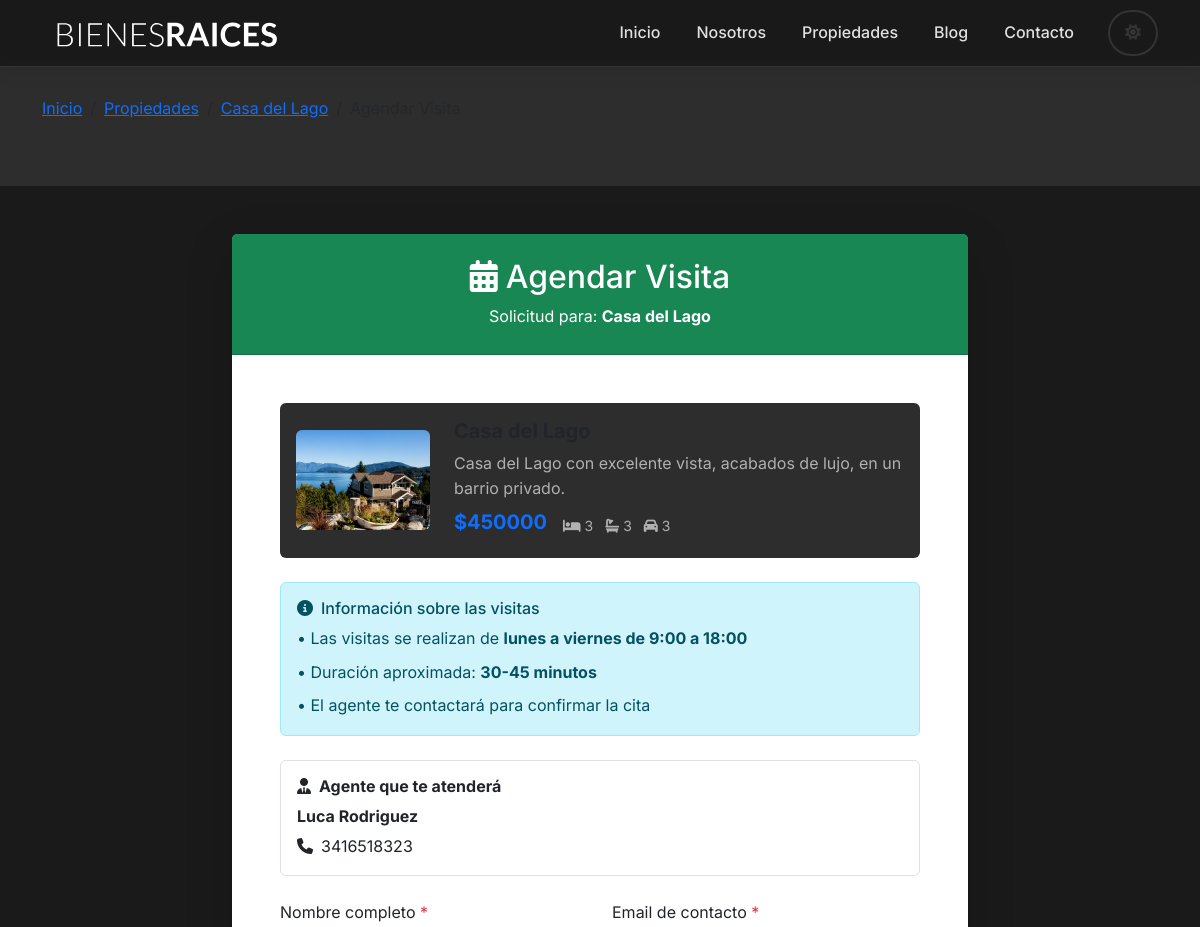
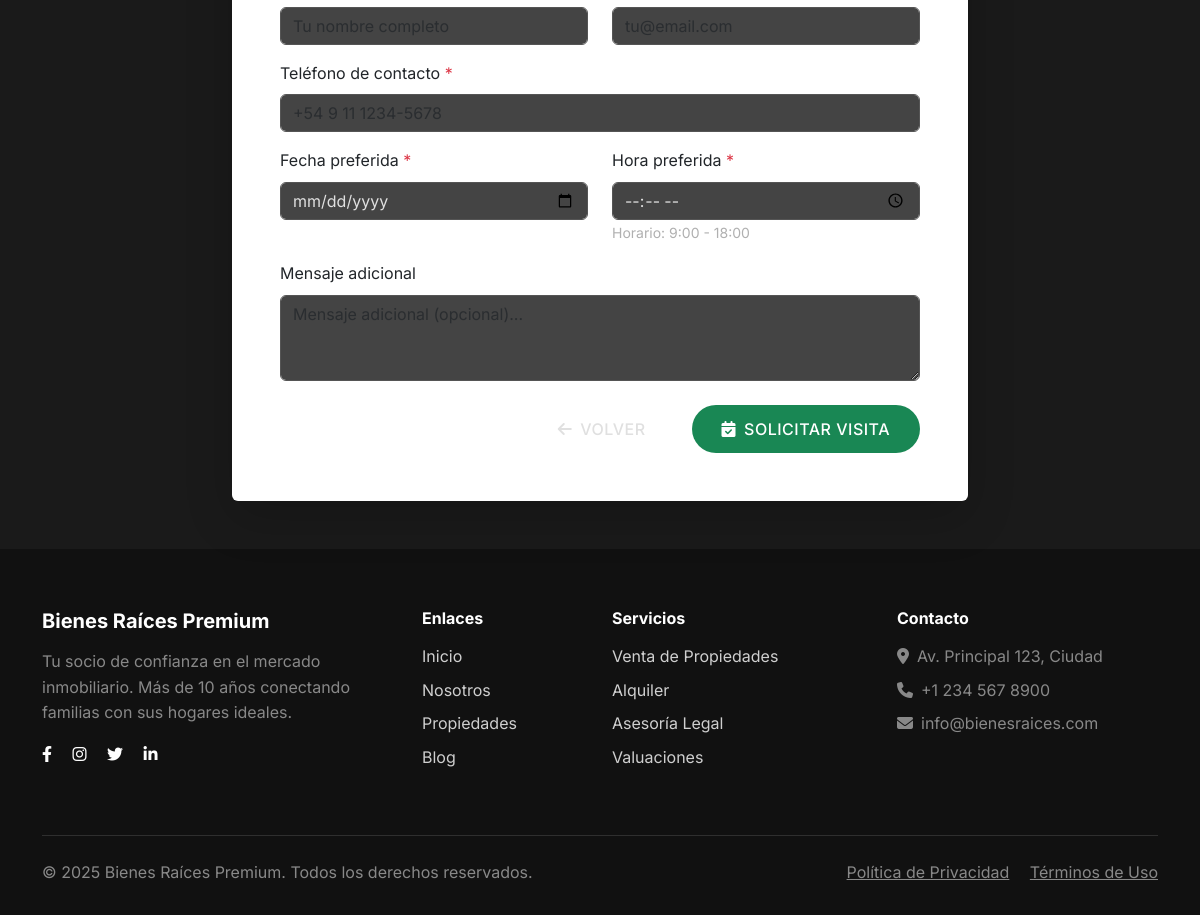
The page /propiedad/1/visita/ on the database its author committed (2 pictures, top to bottom).
### sistema_inmobiliaria/models.py (models this page shows, shortened)
class Propiedad(models.Model):
    titulo = models.CharField(max_length=255)
    precio = models.IntegerField()
    imagen = models.ImageField(upload_to='propiedades/')
    descripcion = models.TextField()
    habitaciones = models.IntegerField()
    bano = models.IntegerField()
    estacionamiento = models.IntegerField()
    creado = models.DateField(default=date.today)
    vendedor_id = models.ForeignKey(Vendedor, on_delete=models.SET_NULL, null=True)
    class Meta:
        verbose_name_plural = "propiedades"

class Vendedor(models.Model):
    nombre = models.CharField(max_length=255, null=False, blank=False)
    apellido = models.CharField(max_length=255, null=False, blank=False)
    telefono = models.CharField(max_length=10, null=False, blank=False)
    email = models.EmailField(max_length=255, blank=True, default="")
    foto = models.ImageField(upload_to='vendedores/', blank=True, null=True, help_text="Foto del vendedor")

### sistema_inmobiliaria/views.py (the view)
# urls.py: path('propiedad/<int:propiedad_id>/visita/', views.solicitar_visita, name="solicitar_visita"),
def solicitar_visita(request, propiedad_id):
    propiedad = get_object_or_404(Propiedad, id=propiedad_id)
    if request.method == 'POST':
        form = SolicitudVisitaForm(request.POST)
        if form.is_valid():
            solicitud = form.save(commit=False)
            solicitud.propiedad = propiedad
            solicitud.save()
            if enviar_email_solicitud_visita(solicitud):
                messages.success(request,
                    f'Tu solicitud de visita ha sido enviada al agente. Te contactaremos para confirmar.')
            else:
                messages.warning(request,
                    'Tu solicitud fue guardada pero hubo un problema enviando el email. Te contactaremos pronto.')
            return redirect('Propiedad', id=propiedad_id)
    else:
        form = SolicitudVisitaForm()
    return render(request, 'sistema_inmobiliaria/solicitar_visita.html', {
        'form': form,
        'propiedad': propiedad
    })

### sistema_inmobiliaria/templates/sistema_inmobiliaria/solicitar_visita.html (shortened to what this page needs)
{% extends 'sistema_inmobiliaria/base.html' %}
{% load static %}
{% block content %}
<section class="py-5 mt-5 bg-light">
    <div class="container">
        <div class="row">
            <div class="col-12">
                <nav aria-label="breadcrumb">
                    <ol class="breadcrumb">
                        <li class="breadcrumb-item"><a href="/">Inicio</a></li>
                        <li class="breadcrumb-item"><a href="{% url 'Propiedades' %}">Propiedades</a></li>
                        <li class="breadcrumb-item"><a href="{% url 'Propiedad' propiedad.id %}">{{ propiedad.titulo }}</a></li>
                        <li class="breadcrumb-item active">Agendar Visita</li>
                    </ol>
                </nav>
            </div>
        </div>
    </div>
</section>
<section class="py-5">
    <div class="container">
        <div class="row justify-content-center">
            <div class="col-lg-8">
                <div class="card shadow-lg border-0">
                    <div class="card-header bg-success text-white text-center py-4">
                        <h2 class="mb-0">
                            <i class="fas fa-calendar-alt me-2"></i>Agendar Visita
                        </h2>
                        <p class="mb-0 mt-2">Solicitud para: <strong>{{ propiedad.titulo }}</strong></p>
                    </div>
                    <div class="card-body p-5">
                        <div class="property-summary mb-4 p-3 bg-light rounded">
                            <div class="row align-items-center">
                                <div class="col-md-3">
                                    <img src="{% if propiedad.imagen %}{% if propiedad.imagen.url %}{{ propiedad.imagen.url }}{% else %}{% get_media_prefix as MEDIA_PREFIX %}{{ MEDIA_PREFIX }}propiedades/{{ propiedad.imagen }}{% endif %}{% else %}{% static 'sistema_inmobiliaria/img/anuncio1.jpg' %}{% endif %}"
                                         class="img-fluid rounded" alt="{{ propiedad.titulo }}">
                                </div>
                                <div class="col-md-9">
                                    <h5 class="fw-bold">{{ propiedad.titulo }}</h5>
                                    <p class="text-muted mb-2">{{ propiedad.descripcion|truncatewords:20 }}</p>
                                    <div class="d-flex align-items-center">
                                        <span class="h5 text-primary fw-bold me-3">${{ propiedad.precio|floatformat:0 }}</span>
                                        <small class="text-muted">
                                            <i class="fas fa-bed me-1"></i>{{ propiedad.habitaciones }}
                                            <i class="fas fa-bath ms-2 me-1"></i>{{ propiedad.bano }}
                                            <i class="fas fa-car ms-2 me-1"></i>{{ propiedad.estacionamiento }}
                                        </small>
                                    </div>
                                </div>
                            </div>
                        </div>
                        <div class="alert alert-info mb-4">
                            <h6 class="alert-heading">
                                <i class="fas fa-info-circle me-2"></i>Información sobre las visitas
                            </h6>
                            <p class="mb-2">• Las visitas se realizan de <strong>lunes a viernes de 9:00 a 18:00</strong></p>
                            <p class="mb-2">• Duración aproximada: <strong>30-45 minutos</strong></p>
                            <p class="mb-0">• El agente te contactará para confirmar la cita</p>
                        </div>
                        {% if propiedad.vendedor_id %}
                        <div class="agent-info mb-4 p-3 border rounded">
                            <h6 class="fw-bold mb-2">
                                <i class="fas fa-user-tie me-2"></i>Agente que te atenderá
                            </h6>
                            <p class="mb-1"><strong>{{ propiedad.vendedor_id.nombre }} {{ propiedad.vendedor_id.apellido }}</strong></p>
                            {% if propiedad.vendedor_id.telefono %}
                                <p class="mb-0"><i class="fas fa-phone me-2"></i>{{ propiedad.vendedor_id.telefono }}</p>
                            {% endif %}
                        </div>
                        {% endif %}
                        <form method="post" class="needs-validation" novalidate>
                            <div class="row">
                                <div class="col-md-6 mb-3">
                                    <label for="{{ form.nombre.id_for_label }}" class="form-label">
                                        {{ form.nombre.label }} <span class="text-danger">*</span>
                                    </label>
                                    {{ form.nombre }}
                                </div>
                                <div class="col-md-6 mb-3">
                                    <label for="{{ form.email.id_for_label }}" class="form-label">
                                        {{ form.email.label }} <span class="text-danger">*</span>
                                    </label>
                                    {{ form.email }}
                                </div>
                            </div>
                            <div class="mb-3">
                                <label for="{{ form.telefono.id_for_label }}" class="form-label">
                                    {{ form.telefono.label }} <span class="text-danger">*</span>
                                </label>
                                {{ form.telefono }}
                            </div>
                            <div class="row">
                                <div class="col-md-6 mb-3">
                                    <label for="{{ form.fecha_preferida.id_for_label }}" class="form-label">
                                        {{ form.fecha_preferida.label }} <span class="text-danger">*</span>
                                    </label>
                                    {{ form.fecha_preferida }}
                                </div>
                                <div class="col-md-6 mb-3">
                                    <label for="{{ form.hora_preferida.id_for_label }}" class="form-label">
                                        {{ form.hora_preferida.label }} <span class="text-danger">*</span>
                                    </label>
                                    {{ form.hora_preferida }}
                                    <small class="form-text text-muted">Horario: 9:00 - 18:00</small>
                                </div>
                            </div>
                            <div class="mb-4">
                                <label for="{{ form.mensaje.id_for_label }}" class="form-label">
                                    {{ form.mensaje.label }}
                                </label>
                                {{ form.mensaje }}
                            </div>
                            <div class="d-grid gap-2 d-md-flex justify-content-md-end">
                                <a href="{% url 'Propiedad' propiedad.id %}" class="btn btn-outline-secondary me-md-2">
                                    <i class="fas fa-arrow-left me-2"></i>Volver
                                </a>
                                <button type="submit" class="btn btn-success">
                                    <i class="fas fa-calendar-check me-2"></i>Solicitar Visita
                                </button>
                            </div>
                        </form>
                    </div>
                </div>
            </div>
        </div>
    </div>
</section>
{% endblock %}

### rows shown on the page
Propiedad: titulo "Casa del Lago", imagen (picture), descripcion "Casa del Lago con excelente vista, acabados de lujo, en un barrio privado.", precio "450000", habitaciones "3", bano "3", estacionamiento "3", vendedor_id.nombre "Luca", vendedor_id.apellido "Rodriguez", vendedor_id.telefono "3416518323"
